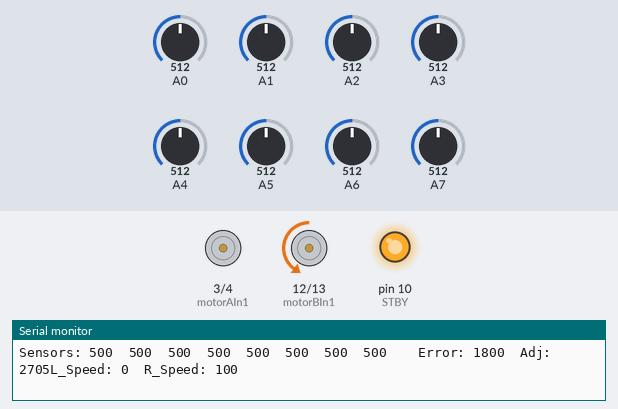
Bench run of a sketch on a simulated Arduino Nano, built with avr-gcc and run on an emulated ATmega328P. Parts: motor-driver pin pairs drawn as motors (green arrow = first pin HIGH = forward, orange = second pin HIGH = backward, longer = more drive, scaled by the enable pin, stopped while the standby pin is LOW), output pins drawn as LEDs (lit = HIGH), the last lines printed to the serial monitor. Inputs (shaded band) come from the test bench; at power-on: A0 = 512, A7 = 512, A5 = 512, A4 = 512, A1 = 512, A2 = 512, A3 = 512, A6 = 512.

Above: at 11.7 s.
11.8 s: A0 set to 112
14.8 s: A0 set to 97
16.3 s: A7 set to 960
19.3 s: A7 set to 987
20.8 s: A5 set to 992
At 21.08 s:
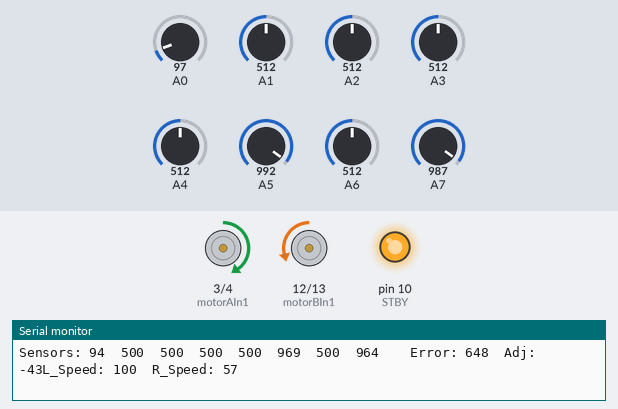
22.7 s: A4 set to 904
At 23.02 s:
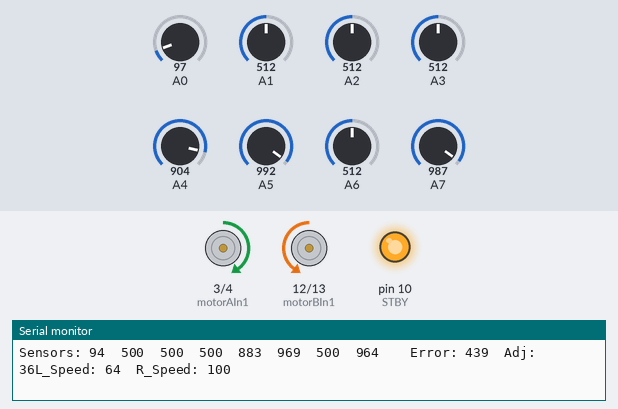
24.6 s: A4 set to 914
Timing chart, 0 to 27.6 s (numbered marks = the images above; inputs shaded):
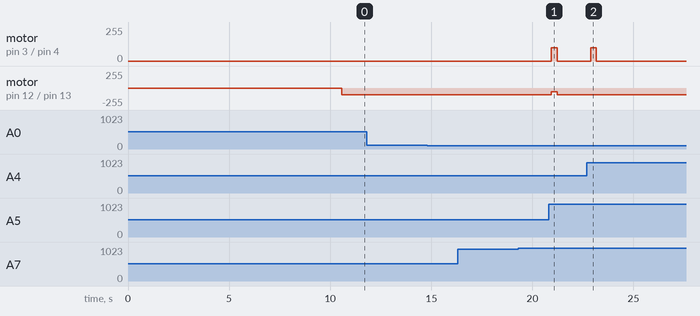

The sketch:

linefollowergithub.ino
```cpp
// TEAM: Complexity Robotics
// Members: Wouter Wessels & Martin Ferreira
// Coach: Mr. Paul Ntsinyi

#include <QTRSensors.h>

// Line sensor properties
const uint8_t SensorCount = 8;
uint16_t sensorValues[SensorCount];

// PID Control Constants
const double KP = 1.5;       // Proportional Constant
const double KI = 0.01;      // Integral Constant (adjust as needed)
const double KD = 3.0;       // Derivative Constant
double lastError = 0;
double integral = 0;
const int GOAL = 1700;       // Ideal sensor reading when centered on the line
const int INTEGRAL_LIMIT = 500; // Prevent integral windup

// Motor properties
const int MAX_SPEED = 100;   // Maximum speed (adjustable)

// TB6612FNG Motor Driver Pins
const int STBY = 10;         // Standby pin (must be set HIGH to enable driver)
const int motorAPWM = 5;     // PWM pin for Motor A
const int motorAIn1 = 3;     // Direction pin 1 for Motor A
const int motorAIn2 = 4;     // Direction pin 2 for Motor A
const int motorBPWM = 11;    // PWM pin for Motor B
const int motorBIn1 = 12;    // Direction pin 1 for Motor B (BIN1)
const int motorBIn2 = 13;    // Direction pin 2 for Motor B (BIN2)

// QTR sensor library declaration
QTRSensors qtr;

void setup() {
  // Initialize Serial Monitor for debugging
  Serial.begin(9600);

  // Configure QTR sensor (analog mode for QTR8A)
  qtr.setTypeAnalog();
  qtr.setSensorPins((const uint8_t[]){A0, A1, A2, A3, A4, A5, A6, A7}, SensorCount);

  // Configure TB6612FNG motor driver pins
  pinMode(STBY, OUTPUT);
  digitalWrite(STBY, HIGH); // Enable the motor driver

  pinMode(motorAPWM, OUTPUT);
  pinMode(motorAIn1, OUTPUT);
  pinMode(motorAIn2, OUTPUT);
  pinMode(motorBPWM, OUTPUT);
  pinMode(motorBIn1, OUTPUT);
  pinMode(motorBIn2, OUTPUT);

  // Run calibration process for the line sensor
  calibrateLineSensor();

  // Print an initialization message to the Serial Monitor
  Serial.println("Calibration complete. Starting line following...");
}

void loop() {
  // Read the line position using white threshold detection
  uint16_t position = qtr.readLineWhite(sensorValues);

  // Debug: Print sensor readings
  Serial.print("Sensors: ");
  for (uint8_t i = 0; i < SensorCount; i++) {
    Serial.print(sensorValues[i]);
    Serial.print("\t");
  }

  // Check if all sensors detect white (i.e. the line is missing)
  bool lineLost = true;
  for (uint8_t i = 0; i < SensorCount; i++) {
    if (sensorValues[i] < 1000) {  // If any sensor detects black, the line is present
      lineLost = false;
      break;
    }
  }

  int error = position - GOAL;
  int adjustment;

  if (lineLost) {
    // No line detected: assume a broken line, move forward with no turning adjustment
    adjustment = 0;
    integral = 0;  // Reset the integral term to prevent windup
    Serial.print("  Line Lost  ");
  } else {
    // PID calculation: compute the adjustment for motor speeds
    integral += error;
    integral = constrain(integral, -INTEGRAL_LIMIT, INTEGRAL_LIMIT); // Prevent windup
    int derivative = error - lastError;
    adjustment = KP * error + KI * integral + KD * derivative;
    lastError = error;
    Serial.print("  Error: ");
    Serial.print(error);
    Serial.print("  Adj: ");
    Serial.print(adjustment);
  }

  // Adjust motor speeds based on PID output
  controlMotors(adjustment);

  Serial.println();
  delay(250);  // Adjust loop delay as needed for your application
}

void controlMotors(int adjustment) {
  // Calculate left and right motor speeds based on the adjustment
  int leftSpeed = MAX_SPEED - adjustment;
  int rightSpeed = MAX_SPEED + adjustment;

  // Constrain speeds to remain within 0 and MAX_SPEED
  leftSpeed = constrain(leftSpeed, 0, MAX_SPEED);
  rightSpeed = constrain(rightSpeed, 0, MAX_SPEED);

  // Debug: Print motor speeds
  Serial.print("L_Speed: ");
  Serial.print(leftSpeed);
  Serial.print("  R_Speed: ");
  Serial.print(rightSpeed);

  // Set motor directions and speeds for Motor A (left motor)
  digitalWrite(motorAIn1, leftSpeed > 0 ? HIGH : LOW);
  digitalWrite(motorAIn2, leftSpeed < 0 ? HIGH : LOW);
  analogWrite(motorAPWM, abs(leftSpeed));

  // Set motor directions and speeds for Motor B (right motor)
  digitalWrite(motorBIn1, rightSpeed < 0 ? HIGH : LOW);
  digitalWrite(motorBIn2, rightSpeed > 0 ? HIGH : LOW);
  analogWrite(motorBPWM, abs(rightSpeed));
}

void calibrateLineSensor() {
  delay(500);
  pinMode(LED_BUILTIN, OUTPUT);
  digitalWrite(LED_BUILTIN, HIGH); // Indicate calibration mode

  // Calibrate sensors 400 times (~10 seconds)
  for (uint16_t i = 0; i < 400; i++) {
    qtr.calibrate();
  }

  digitalWrite(LED_BUILTIN, LOW); // End calibration mode
}
```

Measured:
- after the input at 20.8 s, motor on pin 3 (motorAIn1) / pin 4 (motorAIn2): stopped → forward 100/255 after 0.14 s, → stopped 0.28 s later; motor on pin 12 (motorBIn1) / pin 13 (motorBIn2): backward 100/255 → backward 57/255 after 0.14 s, → backward 100/255 0.28 s later
- after the input at 22.7 s, motor on pin 3 (motorAIn1) / pin 4 (motorAIn2): stopped → forward 100/255 after 0.19 s, → stopped 0.28 s later
